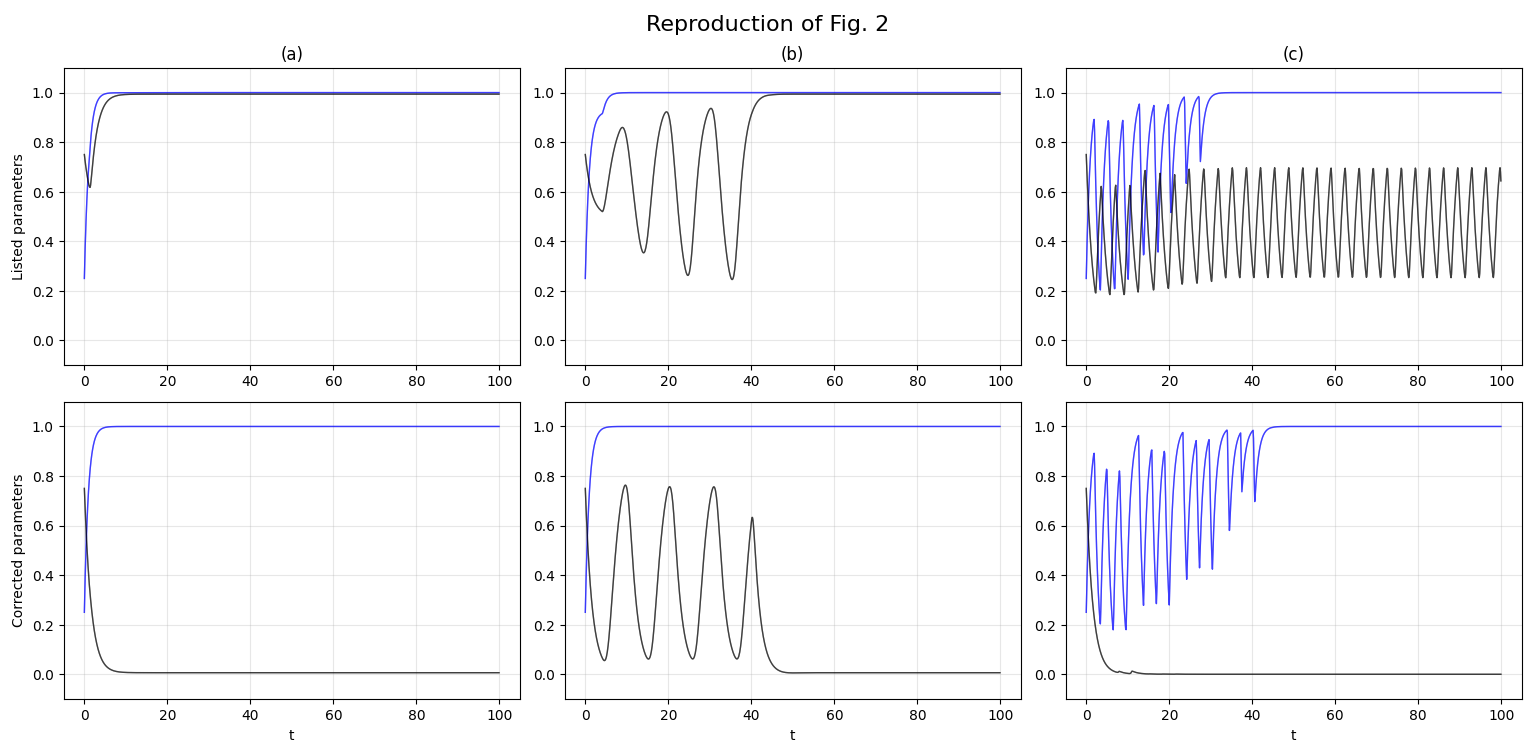

This figure's Python source:
"""
Reproduce  figure 2 from Conti & Van Gorder (2018) using metapopulation.py.

Fig. 2. Numerical solutions for the 2-node Wilson–Cowan model. 
Resulting dynamics are shown for 
    (a) τn,1 = 1, τn,2 = 1.4, 
    (b) τn,1 = 4, τn,2 = 40. 
Other parameter values are cee,n = cei,n = 1, cie,n = cii,n = −1, kn = 1, and Pn = Qn = 0.5, for n = 1, 2, while ρ1,2 = 10. 
    In (c) we instead show a solution curve corresponding to the chaotic parameter regime cee,n = cii,n = −6, cei,n = cie,n = 2.5, Pn = Qn = 0.2, τn,1 = 1, τn,2 = 1.4, k1 = k2 = 11. 
The blue solid curves correspond to the activities of the excitatory subpopulations (E), while the black dashed curves correspond to the activities of the inhibitory subpopulations (I)

"""
import os
import pandas as pd
import numpy as np
import matplotlib.pyplot as plt
from matplotlib.lines import Line2D
from src.metapopulation import Metapopulation

def plot_trajectory_on_ax(ax, title, model):
    """Draws the trajectory on a explicitly targeted matplotlib axis."""
    t = model.model.time_array
    E = model.model.trajectories[0]
    I = model.model.trajectories[1]
    
    ax.plot(t, E.T, color='blue', alpha=0.5, linewidth=1)
    ax.plot(t, I.T, color='black', alpha=0.5, linewidth=1)
    
    ax.set_title(title)
    ax.set_ylim(-0.1, 1.1)
    ax.grid(True, alpha=0.3)

def plot_nullcline_on_ax(ax, title, model):
    """Draws the nullclines on an explicitly targeted matplotlib axis."""
    p = model.model.params
    N = model.network.N
    W = model.network.A
    E_init = model.model.initial_conditions[:N]
    I_init = model.model.initial_conditions[N:]
    coupling_terms = p['k'] * (W @ E_init)
    
    def sigmoid(x):
        return 1.0 / (1.0 + np.exp(-p['beta'] * x))
    
    E_val = np.linspace(0.0, 1.1, 100)
    I_val = np.linspace(0.0, 1.1, 100)
    E_grid, I_grid = np.meshgrid(E_val, I_val)
    
    for node in range(N):
        dE = -E_grid + sigmoid(p['c_ee']*E_grid + p['c_ie']*I_grid + p['P'] + p['k'] * coupling_terms[node])
        dI = -I_grid + sigmoid(p['c_ei']*E_grid + p['c_ii']*I_grid + p['Q'])
        
        ax.contour(E_grid, I_grid, dE, levels=[0], colors='blue', linewidths=2, alpha=0.5)
        ax.contour(E_grid, I_grid, dI, levels=[0], colors='black', linewidths=2, alpha=0.5)
        ax.plot(E_init[node], I_init[node], 'ro', markersize=4, alpha=0.7)
        
    ax.set_title(title)
    ax.set_xlim(-0.05, 1.05)
    ax.set_ylim(-0.05, 1.05)
    ax.grid(True, alpha=0.3)


def load_config_from_csv(path, rows):
    df = pd.read_csv(path)
    df = df.iloc[[r-2 for r in rows], 5:17]
    return df

def run_simulations(base_config_path, model_configs):
    models = []
    for i, model_config in model_configs.iterrows():
        model = Metapopulation()
        model.load_config(base_config_path)
        model.create_network()
        model.initialise_model(model_config)
        model.run_simulation()
        models.append(model)
    return models
        


def main():
    
    script_path = os.path.dirname(os.path.realpath(__file__))
    
    # Load config from csv
    csv_config_path = os.path.join(script_path, 'parameter_reference.csv')
    rows = [3, 4, 5, 6, 7, 8]
    model_configs = load_config_from_csv(csv_config_path, rows)
    
    # Run simulations
    base_config_path = os.path.join(script_path, 'reproduce_fig2.yaml')
    models = run_simulations(base_config_path, model_configs)
    
    
    # Set up plot

    fig, ax = plt.subplots(2, 3, figsize=(16, 8))
    fig.suptitle("Reproduction of Fig. 2", fontsize=16)
    
    # EXPLICITLY Map specific models to specific 2D coordinates
    plot_trajectory_on_ax(ax[0, 0], "(a)", models[0])
    plot_trajectory_on_ax(ax[0, 1], "(b)", models[2])
    plot_trajectory_on_ax(ax[0, 2], "(c)", models[4])
    
    plot_trajectory_on_ax(ax[1, 0], "", models[1])
    plot_trajectory_on_ax(ax[1, 1], "", models[3])
    plot_trajectory_on_ax(ax[1, 2], "", models[5])

    # Formatting Trajectories
    ax[0, 0].set_ylabel("Listed parameters")
    ax[1, 0].set_ylabel("Corrected parameters")
    for i in range(3):
        ax[1, i].set_xlabel("t")
    
    plt.tight_layout()
    plt.show()

if __name__ == "__main__":
    main()
